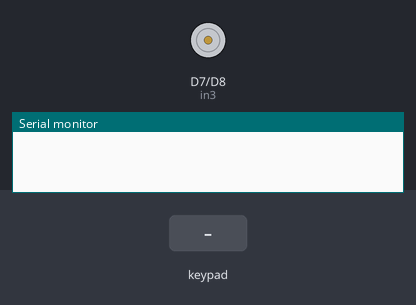
Bench run of a sketch on a simulated ESP8266 (NodeMCU). Shown: motor-driver pin pairs drawn as motors (green arrow = first pin HIGH = forward, orange = second pin HIGH = backward, longer = more drive, scaled by the enable pin), the last lines printed to the serial monitor. The inputs (shaded band) are chosen by the test bench.

Above: at 1.6 s.
1.7 s: key '1' pressed
At 2.25 s:
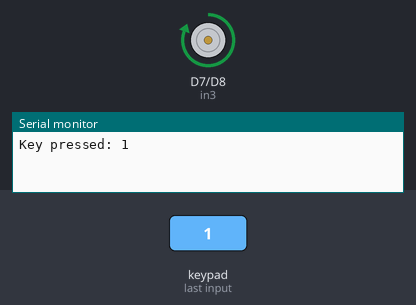
4.7 s: keypad keys 1 2 pressed 0.4 s apart
At 11.4 s:
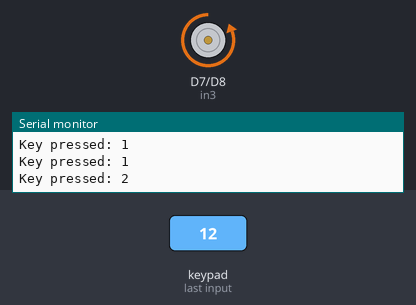
Timing chart, 0 to 13.1 s (numbered marks = the images above; inputs shaded):
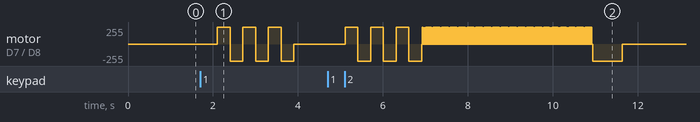

The sketch:

withbuttons.ino
```cpp
#include <Keypad.h>

//keypad
const byte ROWS = 4;
const byte COLS = 4;
//byte rowPinsOut[ROWS] = {D1, D2, D3, D4};
//byte colPinsIn[COLS] = {D5, D6, D7, D8};
byte rowPinsOut[2] = {D1, D2};
byte colPinsIn[2] = {D5, D6};
char keysShort[2][2] = {{'1','2'}, {'5','6'}};
char keys[ROWS][COLS] = {
  {'1','2','3','4'},
  {'5','6','7','8'},
  {'9','A','B','C'},
  {'D','E','F','G'}
};
//Keypad myKeypad = Keypad( makeKeymap(keys), rowPinsOut, colPinsIn, ROWS, COLS);
Keypad myKeypad = Keypad( makeKeymap(keysShort), rowPinsOut, colPinsIn, 2, 2);

//motor
int enable2 = D4;
int in3 = D7;
int in4 = D8;

int rotate = 0;

char lastKey = NO_KEY;

void setup() {
  pinMode(LED_BUILTIN, OUTPUT);

  pinMode(enable2, OUTPUT);
  pinMode(in3, OUTPUT);
  pinMode(in4, OUTPUT);

  myKeypad.setDebounceTime(10);
  myKeypad.setHoldTime(10);

  motorStop();

  Serial.begin(115200);

  blinkInternal();
}

// the loop function runs over and over again forever
void loop() {

  //TODO:
  //act itself, if no commands in 30 seconds
  //3-5 random behaviours, every 10s
  // - read book
  // - slowly rotate 180 and back
  // - look back
  // - laggy rotate

  char myKey = myKeypad.getKey();
  int myState = myKeypad.getState();

  if (myState == HOLD) {
    if (lastKey == '5') {
       motorSpinLeftSlowly();
    } else if (lastKey == '6') {
      motorSpinRightSlowly();
    }
  } else if (myKey != NO_KEY){
    Serial.print("Key pressed: ");
    Serial.println(myKey);

    lastKey = myKey;

    if (myKey == '1') {
      blinkInternal();
      motorSayNo();
    } else if (myKey == '2') {
      motorDoTrick();
    } /*else if (myKey == '5') {
       motorSpinLeftSlowly();
    } else if (myKey == '6') {
      motorSpinRightSlowly();
    } */
  } else{
    motorStop();
  }


}

void motorSayNo() {

  analogWrite(enable2, 2500);
  for (int i = 0; i < 3; i++) {
    digitalWrite(in3, HIGH);
    digitalWrite(in4, LOW);
    delay(300);
    digitalWrite(in3, LOW);
    digitalWrite(in4, HIGH);
    delay(300);
  }
  motorStop();

}

void motorDoTrick() {

  digitalWrite(in3, HIGH);
  digitalWrite(in4, LOW);

  motorVerySlowly(160);
  analogWrite(enable2, 2500);
  digitalWrite(in3, LOW);
  digitalWrite(in4, HIGH);
  delay(700);
  motorStop();

}

//80 ~3s 1turn
void motorVerySlowly(int iters) {
  for (int i = 0; i < iters; i++) {
    analogWrite(enable2, 1000);
    delay(10);
    analogWrite(enable2, 0);
    delay(15);
  }
}

void motorSpinLeftSlowly() {

  //analogWrite(enable2, 1000);
  digitalWrite(in3, LOW);
  digitalWrite(in4, HIGH);
  //delay(100);
  motorVerySlowly(5);
  //motorStop();
}

void motorSpinRightSlowly() {

  //analogWrite(enable2, 1000);
  digitalWrite(in3, HIGH);
  digitalWrite(in4, LOW);
  motorVerySlowly(5);
  //delay(100);
  //motorStop();
}

//power should be 1000-2500 (for 5v power and yellow motor)
void motorDo(int power) {

  analogWrite(enable2, power);
  digitalWrite(in3, HIGH);
  digitalWrite(in4, LOW);
  delay(3000);
  analogWrite(enable2, power);
  digitalWrite(in3, LOW);
  digitalWrite(in4, HIGH);
  delay(3000);
  motorStop();
}

void motorStop() {
  analogWrite(enable2, 0);
  digitalWrite(in3, LOW);
  digitalWrite(in4, LOW);
}

void blinkInternal() {
  digitalWrite(LED_BUILTIN, LOW);
  delay(200);
  digitalWrite(LED_BUILTIN, HIGH);
  delay(200);
}

void blinkInternalSlow() {
  digitalWrite(LED_BUILTIN, LOW);
  delay(2000);
  digitalWrite(LED_BUILTIN, HIGH);
  delay(2000);
}
```

Measured:
- after the input at 1.7 s, motor on D7 (in3) / D8 (in4): stopped → forward 255/255 after 0.40 s, then repeats every 0.60 s: backward 255/255 0.30 s, forward 255/255 0.30 s
- after the input at 4.7 s, motor on D7 (in3) / D8 (in4): stopped → forward 255/255 after 0.41 s, → backward 255/255 0.30 s later, → forward 255/255 0.30 s later, → backward 255/255 0.30 s later, … (329 changes in this stretch)
